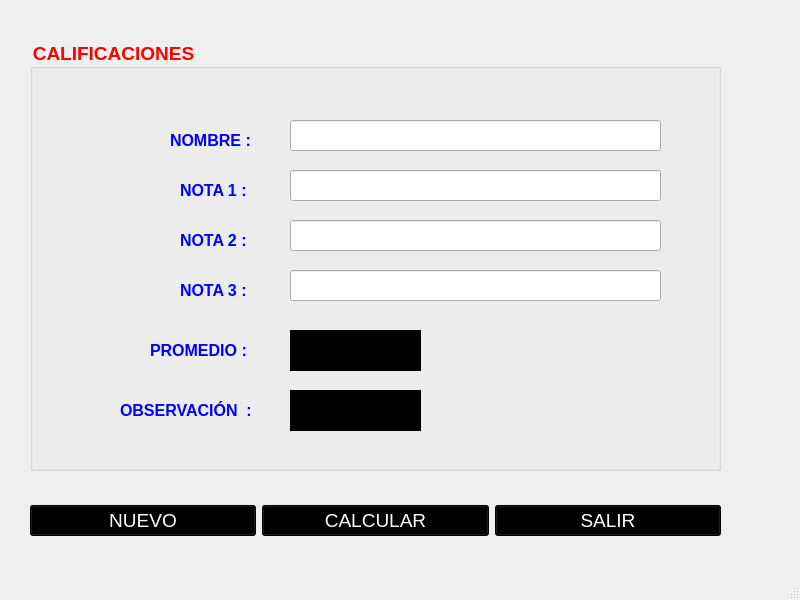
<?xml version="1.0" encoding="UTF-8"?>
<ui version="4.0">
 <class>MainWindow</class>
 <widget class="QMainWindow" name="MainWindow">
  <property name="geometry">
   <rect>
    <x>0</x>
    <y>0</y>
    <width>800</width>
    <height>600</height>
   </rect>
  </property>
  <property name="windowTitle">
   <string>FORMULARIO PRINCIPAL</string>
  </property>
  <widget class="QWidget" name="centralwidget">
   <widget class="QGroupBox" name="groupBox">
    <property name="geometry">
     <rect>
      <x>30</x>
      <y>40</y>
      <width>691</width>
      <height>431</height>
     </rect>
    </property>
    <property name="font">
     <font>
      <family>Segoe UI</family>
      <pointsize>14</pointsize>
      <weight>75</weight>
      <bold>true</bold>
     </font>
    </property>
    <property name="styleSheet">
     <string notr="true">color: rgb(255, 0, 0);</string>
    </property>
    <property name="title">
     <string>CALIFICACIONES</string>
    </property>
    <widget class="QLabel" name="label">
     <property name="geometry">
      <rect>
       <x>140</x>
       <y>80</y>
       <width>81</width>
       <height>41</height>
      </rect>
     </property>
     <property name="font">
      <font>
       <pointsize>12</pointsize>
       <weight>75</weight>
       <bold>true</bold>
      </font>
     </property>
     <property name="styleSheet">
      <string notr="true">color: rgb(0, 0, 255);</string>
     </property>
     <property name="text">
      <string>NOMBRE :</string>
     </property>
    </widget>
    <widget class="QLineEdit" name="tnombre">
     <property name="geometry">
      <rect>
       <x>260</x>
       <y>80</y>
       <width>371</width>
       <height>31</height>
      </rect>
     </property>
     <property name="font">
      <font>
       <pointsize>17</pointsize>
      </font>
     </property>
     <property name="styleSheet">
      <string notr="true">color: rgb(0, 0, 0);</string>
     </property>
     <property name="text">
      <string/>
     </property>
     <property name="alignment">
      <set>Qt::AlignCenter</set>
     </property>
    </widget>
    <widget class="QLineEdit" name="tnota1">
     <property name="geometry">
      <rect>
       <x>260</x>
       <y>130</y>
       <width>371</width>
       <height>31</height>
      </rect>
     </property>
     <property name="font">
      <font>
       <pointsize>17</pointsize>
      </font>
     </property>
     <property name="styleSheet">
      <string notr="true">color: rgb(0, 0, 0);</string>
     </property>
     <property name="text">
      <string/>
     </property>
     <property name="alignment">
      <set>Qt::AlignCenter</set>
     </property>
    </widget>
    <widget class="QLabel" name="label_2">
     <property name="geometry">
      <rect>
       <x>150</x>
       <y>130</y>
       <width>81</width>
       <height>41</height>
      </rect>
     </property>
     <property name="font">
      <font>
       <pointsize>12</pointsize>
       <weight>75</weight>
       <bold>true</bold>
      </font>
     </property>
     <property name="styleSheet">
      <string notr="true">color: rgb(0, 0, 255);</string>
     </property>
     <property name="text">
      <string>NOTA 1 :</string>
     </property>
    </widget>
    <widget class="QLabel" name="label_3">
     <property name="geometry">
      <rect>
       <x>150</x>
       <y>180</y>
       <width>81</width>
       <height>41</height>
      </rect>
     </property>
     <property name="font">
      <font>
       <pointsize>12</pointsize>
       <weight>75</weight>
       <bold>true</bold>
      </font>
     </property>
     <property name="styleSheet">
      <string notr="true">color: rgb(0, 0, 255);</string>
     </property>
     <property name="text">
      <string>NOTA 2 :</string>
     </property>
    </widget>
    <widget class="QLineEdit" name="tnota2">
     <property name="geometry">
      <rect>
       <x>260</x>
       <y>180</y>
       <width>371</width>
       <height>31</height>
      </rect>
     </property>
     <property name="font">
      <font>
       <pointsize>17</pointsize>
      </font>
     </property>
     <property name="styleSheet">
      <string notr="true">color: rgb(0, 0, 0);</string>
     </property>
     <property name="text">
      <string/>
     </property>
     <property name="alignment">
      <set>Qt::AlignCenter</set>
     </property>
    </widget>
    <widget class="QLabel" name="label_4">
     <property name="geometry">
      <rect>
       <x>150</x>
       <y>230</y>
       <width>81</width>
       <height>41</height>
      </rect>
     </property>
     <property name="font">
      <font>
       <pointsize>12</pointsize>
       <weight>75</weight>
       <bold>true</bold>
      </font>
     </property>
     <property name="styleSheet">
      <string notr="true">color: rgb(0, 0, 255);</string>
     </property>
     <property name="text">
      <string>NOTA 3 :</string>
     </property>
    </widget>
    <widget class="QLineEdit" name="tnota3">
     <property name="geometry">
      <rect>
       <x>260</x>
       <y>230</y>
       <width>371</width>
       <height>31</height>
      </rect>
     </property>
     <property name="font">
      <font>
       <pointsize>17</pointsize>
      </font>
     </property>
     <property name="styleSheet">
      <string notr="true">color: rgb(0, 0, 0);</string>
     </property>
     <property name="text">
      <string/>
     </property>
     <property name="alignment">
      <set>Qt::AlignCenter</set>
     </property>
    </widget>
    <widget class="QLabel" name="label_5">
     <property name="geometry">
      <rect>
       <x>120</x>
       <y>290</y>
       <width>111</width>
       <height>41</height>
      </rect>
     </property>
     <property name="font">
      <font>
       <pointsize>12</pointsize>
       <weight>75</weight>
       <bold>true</bold>
      </font>
     </property>
     <property name="styleSheet">
      <string notr="true">color: rgb(0, 0, 255);</string>
     </property>
     <property name="text">
      <string>PROMEDIO : </string>
     </property>
    </widget>
    <widget class="QLabel" name="label_6">
     <property name="geometry">
      <rect>
       <x>90</x>
       <y>350</y>
       <width>141</width>
       <height>41</height>
      </rect>
     </property>
     <property name="font">
      <font>
       <pointsize>12</pointsize>
       <weight>75</weight>
       <bold>true</bold>
      </font>
     </property>
     <property name="styleSheet">
      <string notr="true">color: rgb(0, 0, 255);</string>
     </property>
     <property name="text">
      <string>OBSERVACIÓN  :</string>
     </property>
    </widget>
    <widget class="QLabel" name="lblpromedio">
     <property name="geometry">
      <rect>
       <x>260</x>
       <y>290</y>
       <width>131</width>
       <height>41</height>
      </rect>
     </property>
     <property name="font">
      <font>
       <pointsize>12</pointsize>
       <weight>75</weight>
       <bold>true</bold>
      </font>
     </property>
     <property name="styleSheet">
      <string notr="true">color: rgb(255, 255, 255);
background-color: rgb(0, 0, 0);</string>
     </property>
     <property name="text">
      <string/>
     </property>
     <property name="alignment">
      <set>Qt::AlignCenter</set>
     </property>
    </widget>
    <widget class="QLabel" name="lblobs">
     <property name="geometry">
      <rect>
       <x>260</x>
       <y>350</y>
       <width>131</width>
       <height>41</height>
      </rect>
     </property>
     <property name="font">
      <font>
       <pointsize>12</pointsize>
       <weight>75</weight>
       <bold>true</bold>
      </font>
     </property>
     <property name="styleSheet">
      <string notr="true">color: rgb(255, 255, 255);
background-color: rgb(0, 0, 0);</string>
     </property>
     <property name="text">
      <string/>
     </property>
     <property name="alignment">
      <set>Qt::AlignCenter</set>
     </property>
    </widget>
   </widget>
   <widget class="QWidget" name="horizontalLayoutWidget">
    <property name="geometry">
     <rect>
      <x>30</x>
      <y>490</y>
      <width>691</width>
      <height>61</height>
     </rect>
    </property>
    <layout class="QHBoxLayout" name="horizontalLayout">
     <item>
      <widget class="QPushButton" name="btnuevo">
       <property name="font">
        <font>
         <pointsize>14</pointsize>
        </font>
       </property>
       <property name="styleSheet">
        <string notr="true">background-color: rgb(0, 0, 0);
color: rgb(255, 255, 255);</string>
       </property>
       <property name="text">
        <string>NUEVO</string>
       </property>
      </widget>
     </item>
     <item>
      <widget class="QPushButton" name="btcalcular">
       <property name="font">
        <font>
         <pointsize>14</pointsize>
        </font>
       </property>
       <property name="styleSheet">
        <string notr="true">background-color: rgb(0, 0, 0);
color: rgb(255, 255, 255);</string>
       </property>
       <property name="text">
        <string>CALCULAR</string>
       </property>
      </widget>
     </item>
     <item>
      <widget class="QPushButton" name="btsalir">
       <property name="font">
        <font>
         <pointsize>14</pointsize>
        </font>
       </property>
       <property name="styleSheet">
        <string notr="true">background-color: rgb(0, 0, 0);
color: rgb(255, 255, 255);</string>
       </property>
       <property name="text">
        <string>SALIR</string>
       </property>
      </widget>
     </item>
    </layout>
   </widget>
  </widget>
  <widget class="QStatusBar" name="statusbar"/>
 </widget>
 <resources/>
 <connections/>
</ui>
